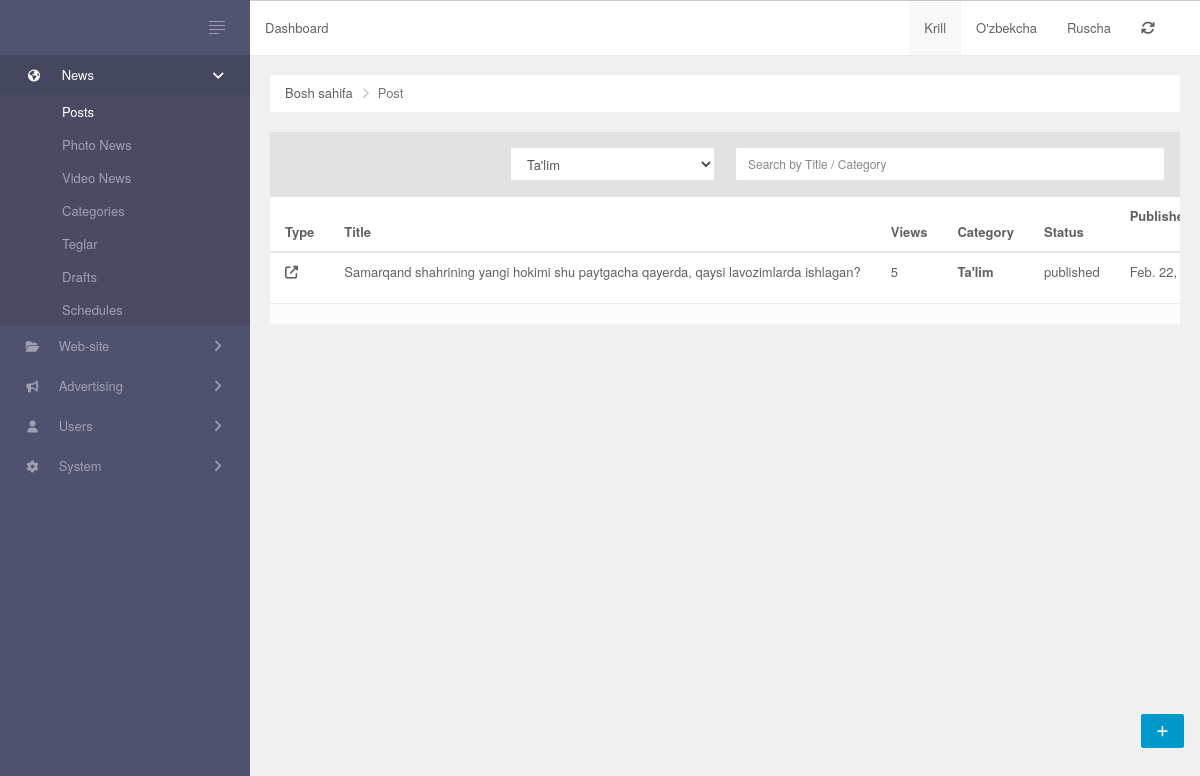
The page / on the database its author committed.
### Admin/models/post.py (models this page shows, shortened)
class Post(models.Model):
    name = models.CharField(max_length = 200)
    slug = models.SlugField(unique=True, max_length=100)
    img = models.ImageField(upload_to='image/', default=True)
    short_info = models.CharField(max_length = 150)
    description = QuillField()
    category = models.ForeignKey('Category', on_delete = models.CASCADE)
    tags = TaggableManager()
    created_at = models.DateTimeField(auto_now_add = True)
    updated_at = models.DateTimeField(auto_now = True)
    STATUS = Choices('draft', 'published', 'disabled', 'posted')
    status = StatusField()
    views = models.PositiveBigIntegerField(default = 0)
    author = models.ForeignKey('MyUser', on_delete = models.CASCADE)
    is_main = models.BooleanField(default = False)

### Admin/models/category.py (models this page shows)
class Category(models.Model):
    name = models.CharField(max_length = 200)
    slug = models.SlugField(unique=True)
    description = models.TextField()
    is_hidden = models.BooleanField()
    is_home = models.BooleanField()
    creted_at = models.DateTimeField(auto_now_add = True)
    def __str__(self):
        return self.name

### Admin/views.py (the view)
# urls.py: path('', index, name ='home'),
def index(request):
    news = Post.objects.all()
    category = Category.objects.all()
    return render(request,'index.html',{'news':news,'categories':category})

### Admin/templates/index.html (shortened to what this page needs)
{% extends 'base.html' %}
{% load static %}
{% block content %}
        <div class="main-panel">
            {% include 'inc/header.html' %}
            <div class="main-content">
                <ul class="breadcrumb ">
                    <li><a href="{% url 'home' %}">Bosh sahifa</a></li>
                    <li class="active">Post</li>
                </ul>
                <div class="button-panel">
                    <a class="btn btn-fab btn-raised btn-primary" href="#" title="Create news Post"><i class="fa fa-plus"></i></a>
                </div>
                <div id="post-grid" data-pjax-container="">
                    <div class="panel panel-default data-grid">
                        <div class="panel-heading">
                            <div class="row" id="data-grid-filters">
                                <form id="w0" action="{% url 'news_search' %}" method="post">
                                    <div class="col col-md-3  col-md-offset-3">
                                        <div class="form-group field-post-_domain">
                                            <select class="form-control">
                                                {% for i in categories %}
                                                <option value="{{i.name}}">{{i.name}}</option>
                                                {% endfor %}
                                            </select>
                                        </div>
                                    </div>
                                    <div class="col col-md-6 col-md-6">
                                        <div class="form-group field-post-search">
                                            <input type="text" id="post-search" class="form-control" name="query" placeholder="Search by Title / Category">
                                        </div>
                                    </div>
                                </form>
                            </div>
                        </div>
                        <div id="data-grid" class="table-responsive scroll">
                            {% if news %}
                            <table class="table table-striped table-hover">
                                <thead>
                                    <tr>
                                        <th><a href="/post/index?sort=type" data-sort="type">Type</a></th>
                                        <th><a href="/post/index?sort=title" data-sort="title">Title</a></th>
                                        <th><a href="/post/index?sort=views" data-sort="views">Views</a></th>
                                        <th><a href="/post/index?sort=views" data-sort="views">Category</a></th>
                                        <th><a href="/post/index?sort=status" data-sort="status">Status</a></th>
                                        <th><a class="desc" href="/post/index?sort=published_on" data-sort="published_on">Published On</a></th>
                                    </tr>
                                </thead>
                                <tbody>
                                    {% for i in news %}
                                    <tr class="  " data-key="620ddae1f2750876ef694475">
                                        <td><a href="#" data-pjax="0" target="_blank"><i class="fa fa-external-link"></i></a></td>
                                        <td><a href="#" data-pjax="0">{{i.name|truncatechars:100}}</a></td>
                                        <td>{{i.views}}</td>
                                        <th><a href="" data-sort="views">{{i.category}}</a></th>
                                        <td>{{i.status}}</td>
                                        <td>{{i.created_at|date}}</td>
                                    </tr>
                                    {% endfor %}
                                </tbody>
                            </table>
                            {% else %}
                            <div style="color:red;text-align: center;">
                                <h3>Siz izlagan qidiruv buyicha ma'lumot topilmadi!!!</h3>
                                <h3>Afsus . Qaytadan harakat qilib kuring</h3>
                            </div>
                            {% endif %}
                            <div class='panel-footer'>
                            </div>
                        </div>
                    </div>
                </div>
            </div>
        </div>
{% endblock %}

### static/css/style.css (style rules this page uses)
.button-panel { bottom: 52px; position: fixed; right: 16px; z-index: 10000; }
.main-panel { transition: margin 0.33s cubic-bezier(0.685, 0.0473, 0.346, 1) 0s; }
.form-group { position: relative; }
.desc:after { font-family: FontAwesome; content: "\f078"; font-size: 10px; float: right; padding-top: 2px; }
.panel-heading .form-group { margin: 0px; }

### templates/base.html (style rules this page uses)
.scroll { overflow: auto; white-space: nowrap; }

### rows shown on the page
Post: name "Samarqand shahrining yangi hokimi shu paytgacha qayerda, qaysi lavozimlarda ishlagan?", views "5", category "Ta'lim", status "published", created_at "Feb. 22,…"

### other values the page prints
form field value "Ta'lim"
